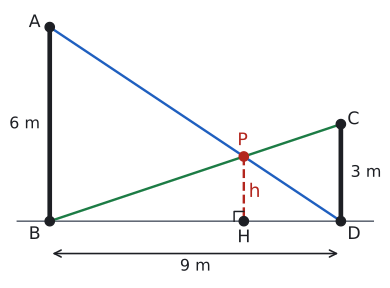

Write Python code to recreate this figure.
import sys; sys.path.insert(0, "tools")
from cizim import *

# Direkler: |AB| = 6 m (x=0), |CD| = 3 m (x=9). İpler A->D ve C->B, P'de kesişir.
# h = 6*3/(6+3) = 2, P'nin x'i = 6.
A = np.array([0.0, 6.0]); B = np.array([0.0, 0.0]); C = np.array([9.0, 3.0]); D = np.array([9.0, 0.0])
t = np.linalg.solve(np.array([D - A, -(B - C)]).T, C - A); P = A + t[0] * (D - A); H = np.array([P[0], 0.0])
print("P", P)
fig, ax = sekil(5.0, 3.8)
ax.set_aspect("equal"); ax.axis("off")
ax.plot([-1, 10], [0, 0], color=SOLUK, lw=1.2)
ax.plot(*zip(A, B), color=YAZI, lw=3.5); ax.plot(*zip(C, D), color=YAZI, lw=3.5)
ax.plot(*zip(A, D), color=MAVI, lw=1.8); ax.plot(*zip(C, B), color=YESIL, lw=1.8)
ax.plot(*zip(P, H), color=KIRMIZI, lw=1.8, ls="--")
s = 0.3
ax.plot([H[0] - s, H[0] - s, H[0]], [0, s, s], color=YAZI, lw=1.1)
nokta(ax, *A, "A", dx=-0.65, dy=0.0); nokta(ax, *B, "B", dx=-0.65, dy=-0.55); nokta(ax, *C, "C", dx=0.2, dy=0.0)
nokta(ax, *D, "D", dx=0.2, dy=-0.55); nokta(ax, *P, "P", dx=-0.2, dy=0.35, renk=KIRMIZI); nokta(ax, *H, "H", dx=-0.2, dy=-0.65)
ax.text(-0.3, 3.0, "6 m", ha="right", va="center", fontsize=12)
ax.text(9.3, 1.5, "3 m", ha="left", va="center", fontsize=12)
ax.text(H[0] + 0.15, 0.9, "h", ha="left", va="center", color=KIRMIZI, fontsize=14)
ax.annotate("", xy=(9, -1.0), xytext=(0, -1.0), arrowprops=dict(arrowstyle="<->", color=YAZI, lw=1.2))
ax.text(4.5, -1.4, "9 m", ha="center", va="center", fontsize=12)
ax.set_xlim(-1.3, 10.2); ax.set_ylim(-1.8, 6.6)
kaydet(fig, __file__)
